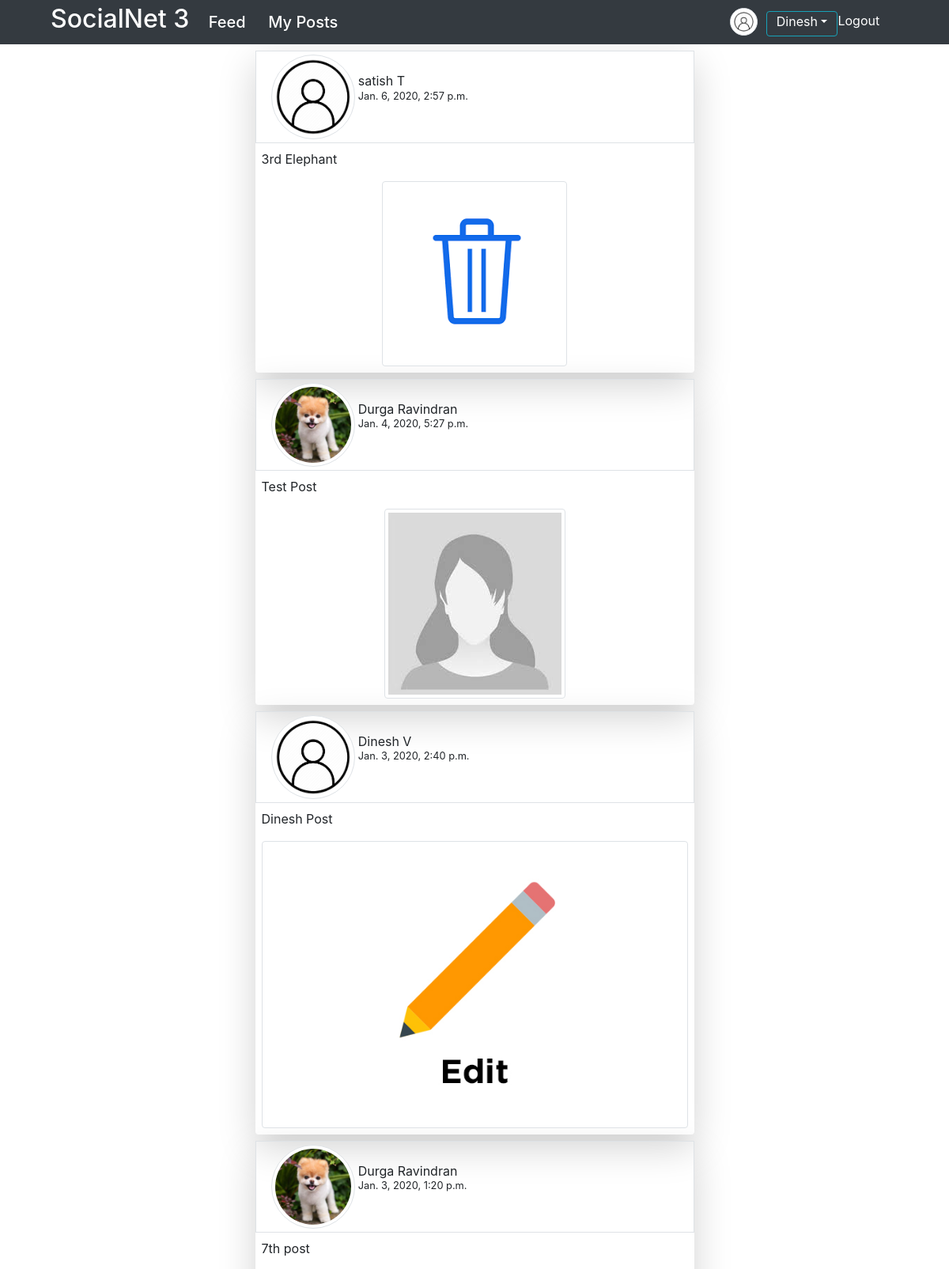
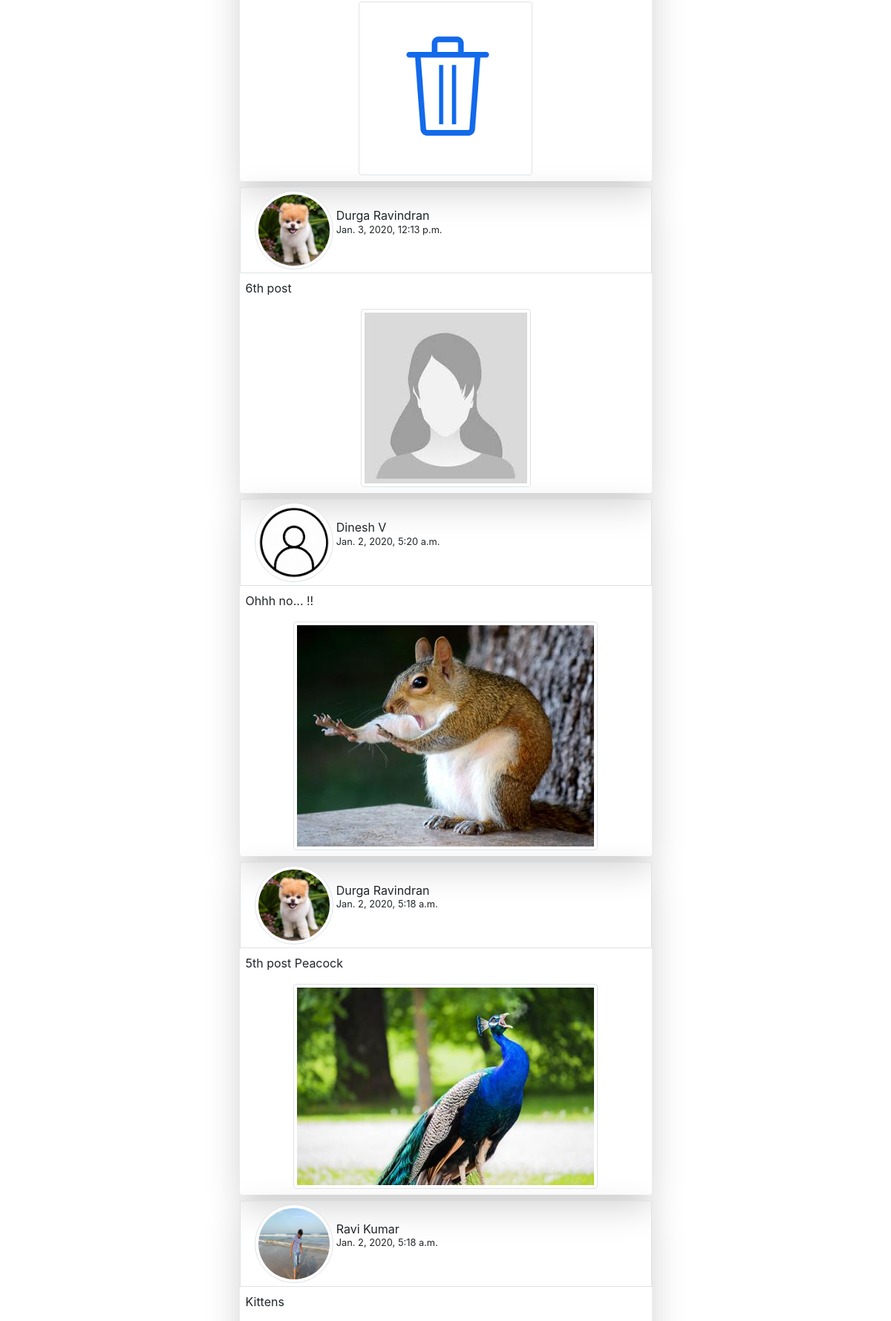
Screenshot of / (signed in, upper part) with the database file from the repository (2 pictures, top to bottom).
### user/models.py (models this page shows, shortened)
class SnetUser(AbstractUser):
	GENDER_CHOICES = (
			('M','Male'),
			('F','Female'),
			('T','Trans'),
		)
	dob = models.DateField()
	gender = models.CharField(max_length=1, choices=GENDER_CHOICES)

class Profile(models.Model):
	user = models.OneToOneField(SnetUser, on_delete=models.CASCADE)
	p_img = models.ImageField(default='default.png/', upload_to=profile_img_dir)

### feed/models.py (models this page shows, shortened)
class Feed(models.Model):
	post = models.TextField()
	images = models.ImageField(upload_to=user_directory_path)
	date = models.DateTimeField(auto_now_add=True)
	user = models.ForeignKey(SnetUser, on_delete=models.CASCADE)
	class Meta:
		ordering = ['-date']

### feed/views.py (the view)
# urls.py: 2. Add a URL to urlpatterns:  path('', views.home, name='home')
def home(request):
	obj = Feed.objects.all()
	return render(request, 'feed/home.html', {'feed_list':obj})

### feed/templates/feed/home.html (shortened to what this page needs)
{% extends 'feed/base.html' %}
{% block body %}
<div class="mx-auto">
	<div class="container rounded">
		{% for items in feed_list %}
		<div class="mx-auto shadow-lg rounded w-50 mt-2">
			<div class="row p-1 border ml-0 mr-0">
				<div class="col-md-3">
					<img class="img-thumbnail rounded-circle"
					src="{{items.user.profile.p_img.url}}">
				</div>
				<div class="col-md-6 p-1 mt-2">
					<div class="row h-25 mt-2">
						<h5><small>{{items.user.first_name}} {{items.user.last_name}}</a></small></h5>
					</div>
					<div class="row">
						<small>{{items.date}}</small>
					</div>
				</div>
			</div>
			<div class="p-2">
				{{items.post}}
			</div>
			<div class="p-2" align="center">
				<img class="img-thumbnail" src="{{items.images.url}}">
			</div>
		</div>
		{% endfor %}
	</div>
</div>
{% endblock %}

### feed/templates/feed/base.html (shortened to what this page needs)
<!DOCTYPE html>
<html>
<head>
    <link rel="stylesheet" href="https://stackpath.bootstrapcdn.com/bootstrap/4.4.1/css/bootstrap.min.css">
</head>
<body>
	<div>
		<div class="nav navbar navbar-dark bg-dark pt-0 pb-0">
			<div class="ml-5">
				<a class="navbar-brand text-white" href="{% url 'feed:home' %}"><h2>SocialNet 3</h2></a>
				<a class="navbar-brand text-white h4 p-1" href="{% url 'feed:feed' %}">Feed</a>
				{% if user.is_authenticated %}
					<a class="navbar-brand text-white h4 p-1" href="{% url 'feed:myposts' user.id %}">
						My Posts
					</a>
				{% endif %}
			</div>
			<div class="nav navbar navbar-right mr-5 pt-0 pb-0" >
				{% if user.is_authenticated %}
					<div class="navbar-right row">
						<a class="navbar-brand mr-0 pt-0 pb-0 pr-0 col-md-3" href="{% url 'profile' %}">
							<img class="p-1 img-thumbnail rounded-circle" src="{{user.profile.p_img.url}}" width=35 height=35>
						</a>
						<div class="dropdown col-md-4 mr-0 pl-0 pr-0 ml-1 mt-1">
							<a class="dropdown-toggle h6 text-white btn btn-outline-info pt-0 mb-0" role="button" id="dropdownMenuLink" data-toggle="dropdown" aria-haspopup="true" aria-expanded="false">{{user.first_name|title}}</a>
  						</div>
						<a class="text-white col-md-3 mt-1 mr-0" href="{% url 'logout' %}">Logout</a>
					 </div>
				{% endif %}
			</div>
		</div>
		<div>
			{% block body %}
			{% endblock body%}
		</div>
	</div>
</body>
</html>

### rows the page displays
SnetUser: profile.p_img (picture), first_name "Dinesh"
Feed: user.profile.p_img (picture), user.first_name "satish", user.last_name "T", date "Jan. 6, 2020, 2:57 p.m.", post "3rd Elephant", images (picture)
Feed: user.profile.p_img (picture), user.first_name "Durga", user.last_name "Ravindran", date "Jan. 4, 2020, 5:27 p.m.", post "Test Post", images (picture)
Feed: user.profile.p_img (picture), user.first_name "Dinesh", user.last_name "V", date "Jan. 3, 2020, 2:40 p.m.", post "Dinesh Post", images (picture)
Feed: user.profile.p_img (picture), user.first_name "Durga", user.last_name "Ravindran", date "Jan. 3, 2020, 1:20 p.m.", post "7th post", images (picture)
Feed: user.profile.p_img (picture), user.first_name "Durga", user.last_name "Ravindran", date "Jan. 3, 2020, 12:13 p.m.", post "6th post", images (picture)
Feed: user.profile.p_img (picture), user.first_name "Dinesh", user.last_name "V", date "Jan. 2, 2020, 5:20 a.m.", post "Ohhh no... !!", images (picture)
Feed: user.profile.p_img (picture), user.first_name "Durga", user.last_name "Ravindran", date "Jan. 2, 2020, 5:18 a.m.", post "5th post Peacock", images (picture)
Feed: user.profile.p_img (picture), user.first_name "Ravi", user.last_name "Kumar", date "Jan. 2, 2020, 5:18 a.m.", post "Kittens"
